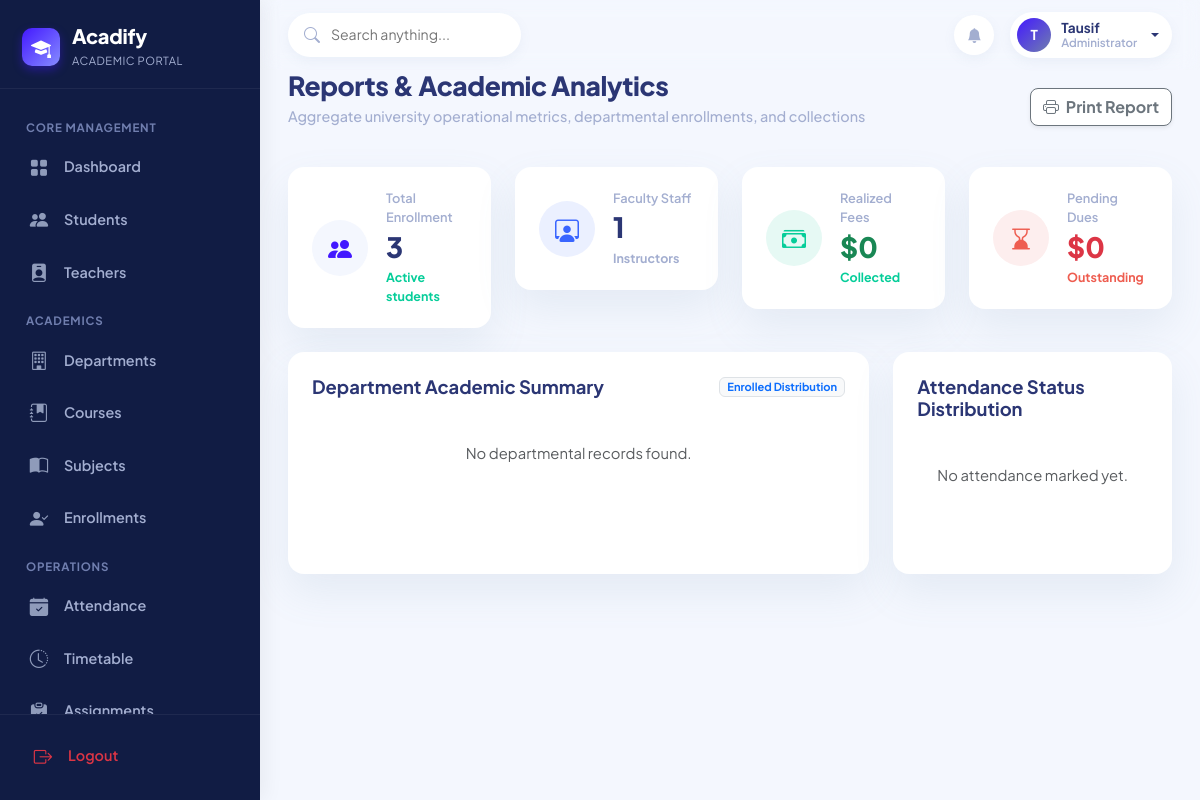
/admin-panel/reports/ (signed in), run on the app's committed database.
### apps/accounts/models.py (models this page shows, shortened)
class User(AbstractUser):
    ROLE_ADMIN = 'ADMIN'
    ROLE_TEACHER = 'TEACHER'
    ROLE_STUDENT = 'STUDENT'
    ROLE_CHOICES = [
        (ROLE_ADMIN, 'Administrator'),
        (ROLE_TEACHER, 'Teacher'),
        (ROLE_STUDENT, 'Student'),
    ]
    role = models.CharField(max_length=10, choices=ROLE_CHOICES, default=ROLE_STUDENT)
    email = models.EmailField(unique=True)
    phone = models.CharField(max_length=20, blank=True, null=True)
    avatar = models.ImageField(
        upload_to='profiles/avatars/',
        blank=True,
        null=True,
        validators=[FileExtensionValidator(allowed_extensions=['jpg', 'jpeg', 'png', 'webp'])]
    )
    bio = models.TextField(blank=True, null=True)
    is_approved = models.BooleanField(default=True)
    updated_at = models.DateTimeField(auto_now=True)
    @property
    def is_admin_user(self):
        return self.role == self.ROLE_ADMIN or self.is_superuser
    @property
    def is_teacher_user(self):
        return self.role == self.ROLE_TEACHER
    @property
    def is_student_user(self):
        return self.role == self.ROLE_STUDENT
    @property
    def display_name(self):
        full = self.get_full_name()
        return full if full else self.username

### apps/dashboard/views.py (the view)
# urls.py: path('admin-panel/reports/', dashboard_views.admin_reports, name='admin_reports'),
@login_required
@admin_required
def admin_reports(request):
    total_students = StudentProfile.objects.count()
    total_teachers = TeacherProfile.objects.count()
    total_courses = Course.objects.count()
    dept_summary = Department.objects.annotate(
        students_count=Count('students', distinct=True),
        courses_count=Count('courses', distinct=True)
    )
    attendance_by_status = AttendanceRecord.objects.values('status').annotate(total=Count('id'))
    total_fees_collected = FeeRecord.objects.filter(status=FeeRecord.STATUS_PAID).aggregate(Sum('amount'))['amount__sum'] or 0
    total_fees_pending = FeeRecord.objects.filter(status__in=[FeeRecord.STATUS_PENDING, FeeRecord.STATUS_OVERDUE]).aggregate(Sum('amount'))['amount__sum'] or 0
    return render(request, 'reports/admin_reports.html', {
        'total_students': total_students,
        'total_teachers': total_teachers,
        'total_courses': total_courses,
        'dept_summary': dept_summary,
        'attendance_by_status': attendance_by_status,
        'total_fees_collected': total_fees_collected,
        'total_fees_pending': total_fees_pending,
    })

### apps/accounts/context_processors.py (called while the page is built)
def acadify_user_context(request):
    context = {
        'app_name': 'Acadify',
        'app_tagline': 'One Platform. Complete Academic Management.',
        'user_role': None,
        'user_profile': None,
    }
    if request.user.is_authenticated:
        user = request.user
        context['user_role'] = user.role
        if user.is_student_user:
            context['user_profile'] = getattr(user, 'student_profile', None)
        elif user.is_teacher_user:
            context['user_profile'] = getattr(user, 'teacher_profile', None)
        else:
            context['user_profile'] = None
    return context

### apps/accounts/permissions.py (called while the page is built)
def admin_required(view_func):
    @wraps(view_func)
    def _wrapped_view(request, *args, **kwargs):
        if not request.user.is_authenticated:
            return redirect('login')
        if not (request.user.is_admin_user or request.user.is_superuser):
            messages.error(request, "Access denied: Administrative privileges required.")
            return redirect('dashboard_redirect')
        return view_func(request, *args, **kwargs)
    return _wrapped_view

### templates/reports/admin_reports.html (shortened to what this page needs)
{% extends 'base.html' %}
{% block content %}
<div class="page-header d-flex flex-wrap justify-content-between align-items-center gap-3">
    <div>
        <h2 class="page-title">Reports & Academic Analytics</h2>
        <p class="page-subtitle">Aggregate university operational metrics, departmental enrollments, and collections</p>
    </div>
    <button type="button" class="btn btn-outline-secondary rounded-3 fw-bold small bg-white shadow-sm" onclick="window.print()">
        <i class="bi bi-printer me-1"></i> Print Report
    </button>
</div>
<div class="row g-4 mb-4">
    <div class="col-xl-3 col-sm-6">
        <div class="acadify-card stat-card mb-0">
            <div class="stat-icon-wrapper stat-icon-primary">
                <i class="bi bi-people-fill"></i>
            </div>
            <div class="stat-info">
                <span class="stat-label">Total Enrollment</span>
                <span class="stat-value">{{ total_students }}</span>
                <span class="stat-trend trend-up">Active students</span>
            </div>
        </div>
    </div>
    <div class="col-xl-3 col-sm-6">
        <div class="acadify-card stat-card mb-0">
            <div class="stat-icon-wrapper stat-icon-info">
                <i class="bi bi-person-workspace"></i>
            </div>
            <div class="stat-info">
                <span class="stat-label">Faculty Staff</span>
                <span class="stat-value">{{ total_teachers }}</span>
                <span class="stat-trend trend-neutral">Instructors</span>
            </div>
        </div>
    </div>
    <div class="col-xl-3 col-sm-6">
        <div class="acadify-card stat-card mb-0">
            <div class="stat-icon-wrapper stat-icon-success">
                <i class="bi bi-cash-stack"></i>
            </div>
            <div class="stat-info">
                <span class="stat-label">Realized Fees</span>
                <span class="stat-value text-success">${{ total_fees_collected }}</span>
                <span class="stat-trend trend-up">Collected</span>
            </div>
        </div>
    </div>
    <div class="col-xl-3 col-sm-6">
        <div class="acadify-card stat-card mb-0">
            <div class="stat-icon-wrapper stat-icon-danger">
                <i class="bi bi-hourglass-bottom"></i>
            </div>
            <div class="stat-info">
                <span class="stat-label">Pending Dues</span>
                <span class="stat-value text-danger">${{ total_fees_pending }}</span>
                <span class="stat-trend trend-down">Outstanding</span>
            </div>
        </div>
    </div>
</div>
<div class="row g-4">
    <div class="col-lg-8">
        <div class="acadify-card h-100">
            <div class="card-title-header">
                <h5>Department Academic Summary</h5>
                <span class="badge bg-light text-primary border">Enrolled Distribution</span>
            </div>
            {% if dept_summary %}
                <div class="table-responsive">
                    <table class="table-custom">
                        <thead>
                            <tr>
                                <th>Department</th>
                                <th>Code</th>
                                <th>Courses</th>
                                <th>Students Enrolled</th>
                            </tr>
                        </thead>
                        <tbody>
                            {% for d in dept_summary %}
                                <tr>
                                    <td class="fw-bold text-dark">{{ d.name }}</td>
                                    <td><span class="badge bg-light text-primary border">{{ d.code }}</span></td>
                                    <td>{{ d.courses_count }} Programs</td>
                                    <td class="fw-bold">{{ d.students_count }} Students</td>
                                </tr>
                            {% endfor %}
                        </tbody>
                    </table>
                </div>
            {% else %}
                <p class="text-muted text-center py-4">No departmental records found.</p>
            {% endif %}
        </div>
    </div>
    <div class="col-lg-4">
        <div class="acadify-card h-100">
            <div class="card-title-header">
                <h5>Attendance Status Distribution</h5>
            </div>
            {% if attendance_by_status %}
                <ul class="list-group list-group-flush">
                    {% for item in attendance_by_status %}
                        <li class="list-group-item px-0 py-3 d-flex justify-content-between align-items-center">
                            <span class="fw-bold">
                                {% if item.status == 'PRESENT' %}
                                    <i class="bi bi-circle-fill text-success me-2" style="font-size: 0.75rem;"></i> Present
                                {% elif item.status == 'ABSENT' %}
                                    <i class="bi bi-circle-fill text-danger me-2" style="font-size: 0.75rem;"></i> Absent
                                {% elif item.status == 'LATE' %}
                                    <i class="bi bi-circle-fill text-warning me-2" style="font-size: 0.75rem;"></i> Late
                                {% else %}
                                    <i class="bi bi-circle-fill text-primary me-2" style="font-size: 0.75rem;"></i> Leave
                                {% endif %}
                            </span>
                            <span class="badge bg-light text-dark border px-3 py-1 rounded-pill fw-bold">
                                {{ item.total }} Logs
                            </span>
                        </li>
                    {% endfor %}
                </ul>
            {% else %}
                <p class="text-muted text-center py-4">No attendance marked yet.</p>
            {% endif %}
        </div>
    </div>
</div>
{% endblock %}

### templates/base.html (shortened to what this page needs)
<!DOCTYPE html>
<html lang="en">
<head>
    <link href="https://cdn.jsdelivr.net/npm/bootstrap@5.3.3/dist/css/bootstrap.min.css" rel="stylesheet">
    <link rel="stylesheet" href="https://cdn.jsdelivr.net/npm/bootstrap-icons@1.11.3/font/bootstrap-icons.min.css">
    {% load static %}
    <link rel="stylesheet" href="{% static 'css/style.css' %}">
</head>
<body>
    <aside class="sidebar-wrapper" id="sidebarWrapper">
        <div class="sidebar-brand">
            <div class="brand-logo-icon">
                <i class="bi bi-mortarboard-fill"></i>
            </div>
            <div class="brand-text">
                <h4>Acadify</h4>
                <span>Academic Portal</span>
            </div>
        </div>
        <nav class="sidebar-nav">
            {% if request.user.is_admin_user %}
                <div class="nav-section-title">Core Management</div>
                <a href="{% url 'admin_dashboard' %}" class="sidebar-nav-link {% if request.resolver_match.url_name == 'admin_dashboard' %}active{% endif %}">
                    <i class="bi bi-grid-fill"></i>
                    <span>Dashboard</span>
                </a>
                <a href="{% url 'admin_students' %}" class="sidebar-nav-link {% if 'student' in request.path and not 'leave' in request.path and not 'fee' in request.path and not 'complaint' in request.path %}active{% endif %}">
                    <i class="bi bi-people-fill"></i>
                    <span>Students</span>
                </a>
                <a href="{% url 'admin_teachers' %}" class="sidebar-nav-link {% if 'teacher' in request.path %}active{% endif %}">
                    <i class="bi bi-person-badge-fill"></i>
                    <span>Teachers</span>
                </a>
                <div class="nav-section-title">Academics</div>
                <a href="{% url 'admin_departments' %}" class="sidebar-nav-link {% if 'department' in request.path %}active{% endif %}">
                    <i class="bi bi-building"></i>
                    <span>Departments</span>
                </a>
                <a href="{% url 'admin_courses' %}" class="sidebar-nav-link {% if 'course' in request.path %}active{% endif %}">
                    <i class="bi bi-journal-bookmark-fill"></i>
                    <span>Courses</span>
                </a>
                <a href="{% url 'admin_subjects' %}" class="sidebar-nav-link {% if 'subject' in request.path %}active{% endif %}">
                    <i class="bi bi-book-half"></i>
                    <span>Subjects</span>
                </a>
                <a href="{% url 'admin_enrollments' %}" class="sidebar-nav-link {% if 'enrollment' in request.path %}active{% endif %}">
                    <i class="bi bi-person-check-fill"></i>
                    <span>Enrollments</span>
                </a>
                <div class="nav-section-title">Operations</div>
                <a href="{% url 'admin_attendance' %}" class="sidebar-nav-link {% if 'attendance' in request.path %}active{% endif %}">
                    <i class="bi bi-calendar-check-fill"></i>
                    <span>Attendance</span>
                </a>
                <a href="{% url 'admin_timetable' %}" class="sidebar-nav-link {% if 'timetable' in request.path %}active{% endif %}">
                    <i class="bi bi-clock-history"></i>
                    <span>Timetable</span>
                </a>
                <a href="{% url 'admin_assignments' %}" class="sidebar-nav-link {% if 'assignment' in request.path %}active{% endif %}">
                    <i class="bi bi-clipboard-check-fill"></i>
                    <span>Assignments</span>
                </a>
            {% endif %}
        </nav>
        <div class="sidebar-footer">
            <a href="{% url 'logout' %}" class="sidebar-nav-link text-danger">
                <i class="bi bi-box-arrow-right text-danger"></i>
                <span>Logout</span>
            </a>
        </div>
    </aside>
    <div class="main-wrapper">
        <header class="top-navbar">
            <div class="d-flex align-items-center gap-3">
                <div class="search-box">
                    <i class="bi bi-search"></i>
                    <input type="text" id="globalSearchInput" placeholder="Search anything..." value="{{ request.GET.q|default:'' }}">
                </div>
            </div>
            <div class="navbar-actions">
                <a href="{% if request.user.is_admin_user %}{% url 'admin_notices' %}{% elif request.user.is_teacher_user %}{% url 'teacher_notices' %}{% else %}{% url 'student_notices' %}{% endif %}" class="btn-icon" title="Notices & Announcements">
                    <i class="bi bi-bell-fill"></i>
                </a>
                <div class="dropdown">
                    <a href="#" class="user-profile-pill dropdown-toggle" data-bs-toggle="dropdown" aria-expanded="false">
                        {% if request.user.avatar %}
                            <img src="{{ request.user.avatar.url }}" alt="{{ request.user.display_name }}" class="user-avatar-img">
                        {% else %}
                            <div class="user-avatar-placeholder">
                                {{ request.user.first_name|default:request.user.username|slice:":1"|upper }}
                            </div>
                        {% endif %}
                        <div class="user-details d-none d-sm-flex">
                            <span class="user-name">{{ request.user.display_name }}</span>
                            <span class="user-role">{{ request.user.get_role_display }}</span>
                        </div>
                    </a>
                </div>
            </div>
        </header>
        <main class="content-container">
            {% block content %}{% endblock %}
        </main>
    </div>
</body>
</html>

### data on the page
User: user.first_name "T", user.display_name "Tausif", user.role "Administrator"

### other printed values
{{ total_students }} "3"
{{ total_teachers }} "1"
{{ total_fees_collected }} "0"
{{ total_fees_pending }} "0"
